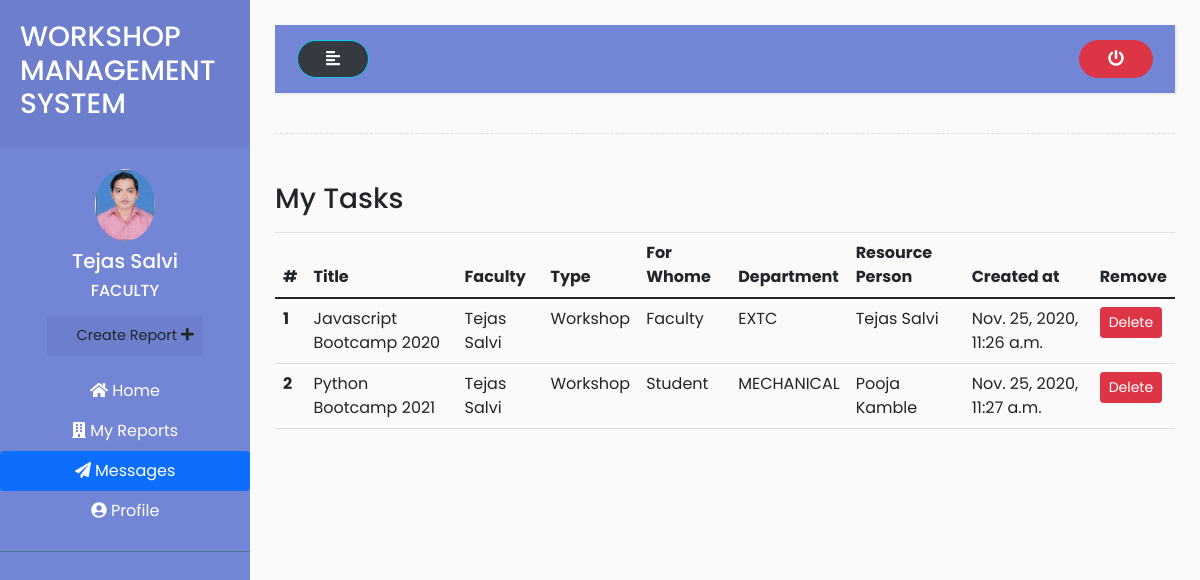
The page /faculty/messages/ (signed in) on the database its author committed.
### accounts/models.py (models this page shows, shortened)
class User(AbstractUser):
    is_hod = models.BooleanField(default=False)
    is_faculty = models.BooleanField(default=False)
    is_student = models.BooleanField(default=False)

class Faculty(models.Model):
    user = models.OneToOneField(User, on_delete = models.CASCADE, primary_key = True)
    middle_name = models.CharField (max_length=50)
    phone_number = models.CharField(max_length=20)
    profile_pic = models.ImageField( upload_to='Faculty/profile_pic/')
    address = models.CharField(max_length=200)
    gender = (
        ('Male','Male'),
        ('Female','Female')
    )
    sex = models.CharField(choices=gender, max_length=50)
    branches =  (
        ('COMPUTER','COMPUTER'),
        ('EXTC','EXTC'),
        ('MECHANICAL','MECHANICAL'),
        ('AUTOMOBILE','AUTOMOBILE')
    )
    branch = models.CharField( choices = branches, max_length=50)
    joined_at = models.DateField( auto_now=False ,null=True)
    qualification = models.CharField( max_length=500)
    def __str__(self):
        return self.user.first_name + " " + self.user.last_name
    class Meta:
        verbose_name_plural = 'Faculties'

class TaskAssigned(models.Model):
    event_title = models.CharField(max_length=50)
    branches =  (
        ('COMPUTER','COMPUTER'),
        ('EXTC','EXTC'),
        ('MECHANICAL','MECHANICAL'),
        ('AUTOMOBILE','AUTOMOBILE')
    )
    org_department = models.CharField(max_length=50, choices = branches)
    forwhome = (
        ('Student','Student'),
        ('Faculty','Faculty')
    )
    forwhome = models.CharField(max_length=50,choices = forwhome)
    res_person = models.CharField(max_length=150)
    types = (
        ('Workshop','Workshop'),
        ('Seminar','Seminar')
    )
    types = models.CharField(max_length=50,choices = types)
    event_coordinator = models.ForeignKey(Faculty,on_delete=models.CASCADE)
    created_at=models.DateTimeField(auto_now_add=True)
    updated_at=models.DateTimeField(auto_now_add=True)
    class Meta:
        verbose_name_plural = 'Tasks Assigned'

### accounts/views.py (the view)
# urls.py: path('faculty/messages/',views.messages,name="messages"),
@login_required(login_url='login')
def messages(request):
    my_tasks = request.user.faculty.taskassigned_set.all()
    context = {
        'my_tasks':my_tasks,
    }
    return render(request,'../templates/faculty/messages.html',context)

### accounts/templates/faculty/messages.html
{% extends 'base.html' %}
{% load static %}
{% block content %}
<div class="wrapper">
   <nav id="sidebar">
    <div class="sidebar-header">
      <h3>WORKSHOP MANAGEMENT SYSTEM</h3>
    </div>
    <ul class="list-unstyled components">
      <div class="d-flex flex-column justify-content-center text-center ">
        {% if request.user.faculty.profile_pic %}
          <a href="{% url 'faculty_profile' %}"><img src="{{request.user.faculty.profile_pic.url}}" class="img-fluid rounded-circle mx-auto mb-2" width="60px" alt=""></a>
        {% else %}
          <a href="{% url 'faculty_profile' %}"><img src="{% static 'img/profile.png' %}" class="img-fluid rounded-circle mx-auto mb-2" width="60px" alt=""></a>
        {% endif %}
        <h5>{{request.user.first_name}} {{request.user.last_name}} </h5>
        <h6>FACULTY</h6>
        <ul class="list-unstyled ">
          <li>
            <button type="button" class="btn">
              <a href="{% url 'create_report' %}">Create Report
                <i class="fas fa-plus"></i>
              </a>
            </button>
          </li>
        </ul>
      </div>
      <div class="nav flex-column nav-pills text-center mt-2" aria-orientation="vertical">
        <a class="nav-link" href="{% url 'faculty_home' %}" ><i class="fas fa-home"></i> Home</a>
        <a class="nav-link" href="{% url 'my_reports' %}" ><i class="fas fa-building"></i> My Reports</a>
        <a class="nav-link active" href="{% url 'messages' %}" ><i class="fas fa-paper-plane"></i> Messages</a>
        <a class="nav-link" href="{% url 'faculty_profile' %}" ><i class="fas fa-user-circle"></i> Profile</a>
      </div>
    </ul>
  </nav>
    <div id="content">
        <nav class="navbar navbar-expand-lg " style="background-color: #7386D5;">
            <div class="container-fluid">
                <button type="button" id="sidebarCollapse" class="btn text-light bg-dark btn-info">
                    <i class="fas fa-align-left"></i>
                </button>
                <a href="{% url 'logout' %}">
                    <button type="button" class="btn btn-danger">
                        <i class="fas fa-power-off"></i>
                    </button>
                </a>
            </div>
        </nav>
        <div class="line"></div>
        <div class="row">
            <div class="col-md-12">
                <div class="d-flex justify-content-between py-2">
                    <h3>My Tasks</h3>
                </div>
                <div class="table-responsive">
              <table class="table">
              <thead>
                <tr>
                  <th scope="col">#</th>
                  <th scope="col">Title</th>
                  <th scope="col">Faculty</th>
                  <th scope="col">Type</th>
                  <th scope="col">For Whome</th>
                  <th scope="col">Department</th>
                  <th scope="col">Resource Person</th>
                  <th scope="col">Created at</th>
                  <th scope="col">Remove</th>
                </tr>
              </thead>
              <tbody>
                {% for task in my_tasks %}
                <tr>
                  <th scope="row"> {{forloop.counter}} </th>
                  <td>{{task.event_title}}</td>
                  <td>{{task.event_coordinator}}</td>
                  <td>{{task.types}}</td>
                  <td>{{task.forwhome}}</td>
                  <td>{{task.org_department}}</td>
                  <td>{{task.res_person}}</td>
                  <td>{{task.created_at}}</td>
                  <td><button type="button" class="btn btn-sm btn-danger" data-toggle="modal"
                      data-target="#staticBackdrop2">
                      Delete
                    </button></td>
                </tr>
                {% endfor %}
              </tbody>
            </table>
            </div>
            </div>
        </div>
    </div>
</div>
{% endblock content %}

### accounts/static/css/style2.css (style rules this page uses)
body { font-family: 'Poppins', sans-serif; background: #fafafa; }
a, a:hover, a:focus { color: inherit; text-decoration: none; transition: all 0.3s; }
.navbar { padding: 15px 10px; background: #fff; border: none; border-radius: 0; margin-bottom: 40px; box-shadow: 1px 1px 3px rgba(0, 0, 0, 0.1); }
.line { width: 100%; height: 1px; border-bottom: 1px dashed #ddd; margin: 40px 0; }
.wrapper { display: flex; width: 100%; }
#sidebar { width: 250px; position: fixed; top: 0; left: 0; height: 100vh; z-index: 999; background: #7386D5; color: #fff; transition: all 0.3s; }
#sidebar .sidebar-header { padding: 20px; background: #6d7fcc; }
#sidebar ul.components { padding: 20px 0; border-bottom: 1px solid #47748b; }
#sidebar ul li a { padding: 10px; font-size: 1.1em; display: block; }
ul ul a { font-size: 0.9em !important; padding-left: 30px !important; background: #6d7fcc; }
#content { width: calc(100% - 250px); padding: 25px; min-height: 100vh; transition: all 0.3s; position: absolute; top: 0; right: 0; }

### rows shown on the page
User: user.faculty.profile_pic (picture), user.first_name "Tejas", user.last_name "Salvi"
TaskAssigned: event_title "Javascript Bootcamp 2020", event_coordinator "Tejas Salvi", types "Workshop", forwhome "Faculty", org_department "EXTC", res_person "Tejas Salvi", created_at "Nov. 25, 2020, 11:26 a.m."
TaskAssigned: event_title "Python Bootcamp 2021", event_coordinator "Tejas Salvi", types "Workshop", forwhome "Student", org_department "MECHANICAL", res_person "Pooja Kamble", created_at "Nov. 25, 2020, 11:27 a.m."
